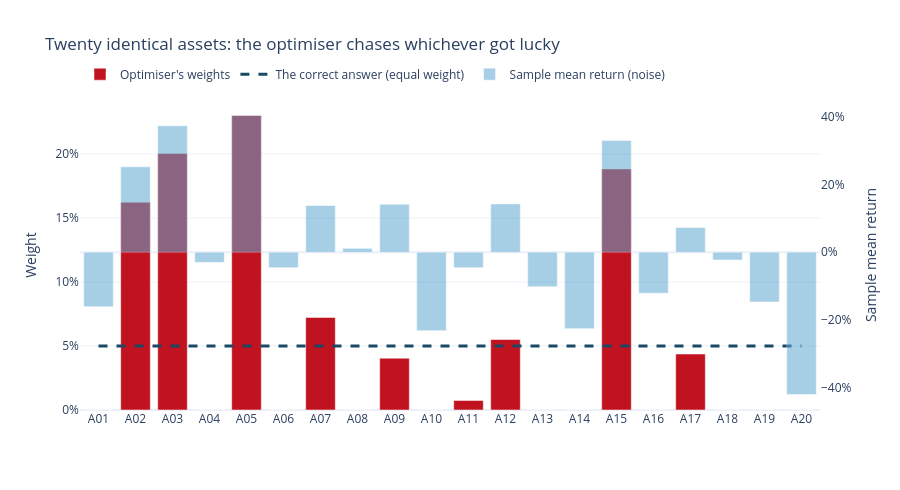

Source (notebook cell):
### Code cell
fig = go.Figure()
fig.add_trace(go.Bar(x=sim_df.columns, y=w_sim, name="Optimiser's weights",
                     marker_color=AIRM_COLOURS[1]))
fig.add_trace(go.Scatter(x=sim_df.columns, y=[1/n_assets]*n_assets, mode="lines",
                         name="The correct answer (equal weight)",
                         line=dict(color=AIRM_COLOURS[0], width=3, dash="dash")))
fig.add_trace(go.Bar(x=sim_df.columns, y=mu_s, name="Sample mean return (noise)",
                     marker_color=AIRM_COLOURS[2], opacity=0.55, yaxis="y2"))
fig.update_layout(
    title="Twenty identical assets: the optimiser chases whichever got lucky",
    template=AIRM_TEMPLATE, height=490, barmode="overlay",
    yaxis=dict(title="Weight", tickformat=".0%"),
    yaxis2=dict(title="Sample mean return", overlaying="y", side="right",
                tickformat=".0%", showgrid=False),
    legend=dict(orientation="h", y=1.13))
fig.show()

print("Compare the two bar series. The weights track the SAMPLE MEANS almost exactly --")
print("and the sample means are 100% noise, because every true mean is identical.")
print("\nThat is what 'error maximiser' means: the optimiser cannot distinguish a genuinely")
print("attractive asset from a lucky one, so it systematically overweights luck.")

### Figure 1 — Plotly figure (JSON) as saved in the notebook; plotly's stock layout.template omitted (floating-point values rounded to 4 significant figures)
{"data": [{"marker": {"color": "#c1121f"}, "name": "Optimiser's weights", "type": "bar", "x": ["A01", "A02", "A03", "A04", "A05", "A06", "A07", "A08", "A09", "A10", "A11", "A12", "A13", "A14", "A15", "A16", "A17", "A18", "A19", "A20"], "y": [0.0, 0.1623, 0.2004, 1.153e-14, 0.23, 3.23e-15, 0.07232, 5.828e-15, 0.04047, 0.0, 0.007434, 0.05505, 0.0, 0.0, 0.1883, 0.0, 0.04374, 5.212e-15, 0.0, 0.0]}, {"line": {"color": "#1b4965", "dash": "dash", "width": 3}, "mode": "lines", "name": "The correct answer (equal weight)", "type": "scatter", "x": ["A01", "A02", "A03", "A04", "A05", "A06", "A07", "A08", "A09", "A10", "A11", "A12", "A13", "A14", "A15", "A16", "A17", "A18", "A19", "A20"], "y": [0.05, 0.05, 0.05, 0.05, 0.05, 0.05, 0.05, 0.05, 0.05, 0.05, 0.05, 0.05, 0.05, 0.05, 0.05, 0.05, 0.05, 0.05, 0.05, 0.05]}, {"marker": {"color": "#5fa8d3"}, "name": "Sample mean return (noise)", "opacity": 0.55, "type": "bar", "x": ["A01", "A02", "A03", "A04", "A05", "A06", "A07", "A08", "A09", "A10", "A11", "A12", "A13", "A14", "A15", "A16", "A17", "A18", "A19", "A20"], "y": [-0.1606, 0.2519, 0.373, -0.02979, 0.4031, -0.04547, 0.1378, 0.0116, 0.1418, -0.2309, -0.0456, 0.1426, -0.1017, -0.2252, 0.3298, -0.1206, 0.07297, -0.02271, -0.1464, -0.4191], "yaxis": "y2"}], "layout": {"barmode": "overlay", "height": 490, "legend": {"orientation": "h", "y": 1.13}, "title": {"text": "Twenty identical assets: the optimiser chases whichever got lucky"}, "yaxis": {"tickformat": ".0%", "title": {"text": "Weight"}}, "yaxis2": {"overlaying": "y", "showgrid": false, "side": "right", "tickformat": ".0%", "title": {"text": "Sample mean return"}}}}
